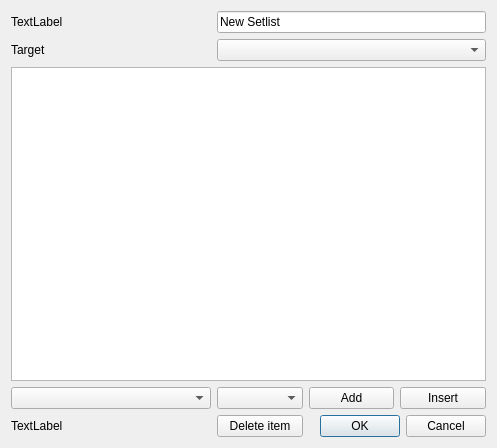
<?xml version="1.0" encoding="UTF-8"?>
<ui version="4.0">
 <class>setlistEditDialog</class>
 <widget class="QDialog" name="setlistEditDialog">
  <property name="geometry">
   <rect>
    <x>0</x>
    <y>0</y>
    <width>497</width>
    <height>448</height>
   </rect>
  </property>
  <property name="windowTitle">
   <string>Edit setlist</string>
  </property>
  <layout class="QGridLayout" name="gridLayout">
   <item row="3" column="3">
    <widget class="QPushButton" name="insertPushButton">
     <property name="text">
      <string>Insert</string>
     </property>
    </widget>
   </item>
   <item row="1" column="0">
    <widget class="QLabel" name="targetLabel">
     <property name="text">
      <string>Target</string>
     </property>
    </widget>
   </item>
   <item row="0" column="1" colspan="3">
    <widget class="QLineEdit" name="setlistName">
     <property name="text">
      <string>New Setlist</string>
     </property>
     <property name="maxLength">
      <number>16</number>
     </property>
    </widget>
   </item>
   <item row="5" column="2" colspan="2">
    <widget class="QDialogButtonBox" name="buttonBox">
     <property name="orientation">
      <enum>Qt::Horizontal</enum>
     </property>
     <property name="standardButtons">
      <set>QDialogButtonBox::Cancel|QDialogButtonBox::Ok</set>
     </property>
    </widget>
   </item>
   <item row="1" column="1" colspan="3">
    <widget class="QComboBox" name="targetComboBox"/>
   </item>
   <item row="3" column="2">
    <widget class="QPushButton" name="addPushButton">
     <property name="text">
      <string>Add</string>
     </property>
    </widget>
   </item>
   <item row="0" column="0">
    <widget class="QLabel" name="setlistNumberLabel">
     <property name="text">
      <string>TextLabel</string>
     </property>
    </widget>
   </item>
   <item row="5" column="0">
    <widget class="QLabel" name="numberOfItemsLabel">
     <property name="text">
      <string>TextLabel</string>
     </property>
    </widget>
   </item>
   <item row="2" column="0" colspan="4">
    <widget class="customListWidget" name="listWidget"/>
   </item>
   <item row="3" column="0">
    <widget class="QComboBox" name="newItemComboBox">
     <property name="minimumSize">
      <size>
       <width>200</width>
       <height>0</height>
      </size>
     </property>
    </widget>
   </item>
   <item row="3" column="1">
    <widget class="QComboBox" name="newTempoComboBox"/>
   </item>
   <item row="5" column="1">
    <widget class="QPushButton" name="deletePushButton">
     <property name="text">
      <string>Delete item</string>
     </property>
    </widget>
   </item>
  </layout>
  <action name="actionDelete">
   <property name="text">
    <string>Delete</string>
   </property>
   <property name="shortcut">
    <string>Ctrl+Backspace, Backspace</string>
   </property>
  </action>
 </widget>
 <customwidgets>
  <customwidget>
   <class>customListWidget</class>
   <extends>QListWidget</extends>
   <header location="global">customlistwidget.h</header>
  </customwidget>
 </customwidgets>
 <resources/>
 <connections>
  <connection>
   <sender>buttonBox</sender>
   <signal>accepted()</signal>
   <receiver>setlistEditDialog</receiver>
   <slot>accept()</slot>
   <hints>
    <hint type="sourcelabel">
     <x>248</x>
     <y>254</y>
    </hint>
    <hint type="destinationlabel">
     <x>157</x>
     <y>274</y>
    </hint>
   </hints>
  </connection>
  <connection>
   <sender>buttonBox</sender>
   <signal>rejected()</signal>
   <receiver>setlistEditDialog</receiver>
   <slot>reject()</slot>
   <hints>
    <hint type="sourcelabel">
     <x>316</x>
     <y>260</y>
    </hint>
    <hint type="destinationlabel">
     <x>286</x>
     <y>274</y>
    </hint>
   </hints>
  </connection>
 </connections>
</ui>
